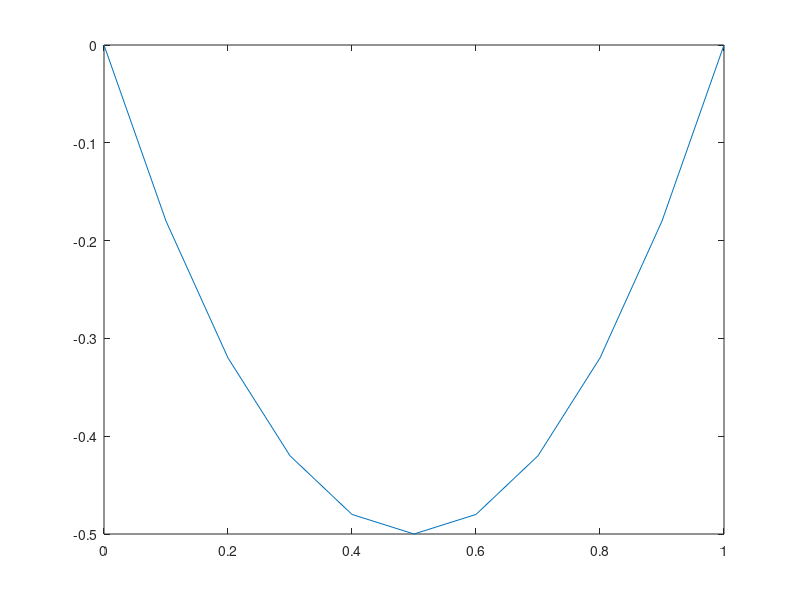

This figure's MATLAB source:
% Solution to a problem asking to find displacement of a point on string of length l
% u(x,t) represents the displacement of a point on the string
% Given that d2u/dt2 = c^2 * d2u/dx2 and u(x, 0) = 2x(1-x)
% String is released from rest
% Asked to use Method of Difference and Central Difference Approximation to get and equation

clear all;
clc;

%given parameters
c = 1;
L = 1;
T = 1;
dx = 0.1;
dt = 0.1;

N = L/dx;
M = T/dt;
x = [0:dx:L];         % X axis for the graph
t(1) = 0;
k = (dt*dt)/(dx*dx);  %

for(i=2:M+2)
  t(i) = (i-2)*dt;
end

for(i=1:N+1)
  u1(i) = 2*x(i)*(1-x(i));   % given function
end

u0 = u1;

for(i=2:M+1)
  for(j=2:N)
    % found using Central Difference Approximation on both uxx and utt
    u2(j) = 2*u1(j) - u0(j) + k*(u1(j+1) - 2*u1(j) + u1(j-1));
  endfor
  u2(1) = 0;
  u2(N+1) = 0;
  u1(1) = 0;
  u1(N+1) = 0;
  u0 = u1;
  u1 = u2;
 endfor

 plot(x, u2);   % Plot of u vs x at T = 1s
